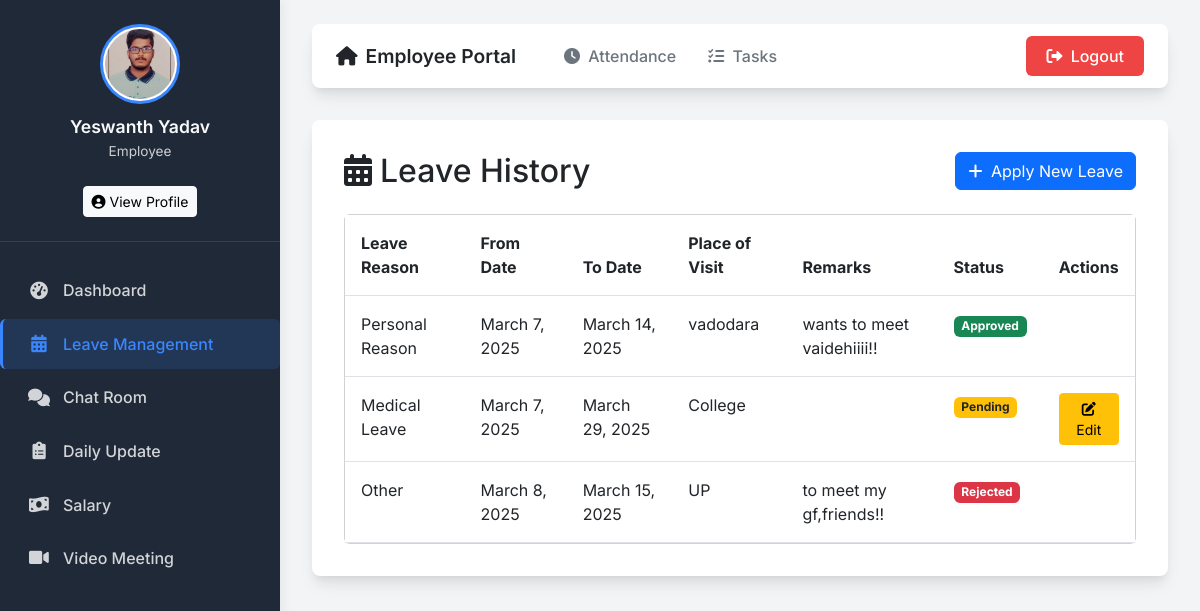
The app's page /leave_history/ (signed in) with its own data.
### emp_app/models.py (models this page shows, shortened)
class Employee(AbstractBaseUser, PermissionsMixin):
    GENDER_CHOICES = [
        ('Male', 'Male'),
        ('Female', 'Female'),
        ('Other', 'Other'),
    ]
    MARITAL_STATUS_CHOICES = [
        ('Single', 'Single'),
        ('Married', 'Married'),
        ('Divorced', 'Divorced'),
        ('Widowed', 'Widowed'),
    ]
    first_name = models.CharField(max_length=100, null=False)
    last_name = models.CharField(max_length=100)
    dept = models.ForeignKey(Department, on_delete=models.CASCADE)
    salary = models.IntegerField(default=0)
    bonus = models.IntegerField(default=0)
    role = models.ForeignKey(Role, on_delete=models.CASCADE)
    phone = models.IntegerField(default=0)
    hire_date = models.DateField(default=datetime.date.today)
    status = models.CharField(max_length=10, choices=[('Manager', 'Manager'), ('Employee', 'Employee')], default='Employee')
    email_address = models.EmailField(unique=True, default="temp@example.com")
    password = models.CharField(max_length=100, default="defaultpassword123")
    is_staff = models.BooleanField(default=False)
    is_active = models.BooleanField(default=True)
    date_of_birth = models.DateField(default=datetime.date(2004, 1, 1))
    gender = models.CharField(max_length=10, choices=GENDER_CHOICES, default='Male')
    marital_status = models.CharField(max_length=10, choices=MARITAL_STATUS_CHOICES, default='Single')
    profile_photo = models.ImageField(upload_to='profile_photos/', default='profile_photos/default.png')
    USERNAME_FIELD = 'email_address'
    REQUIRED_FIELDS = ['first_name', 'last_name']
    objects = EmployeeManager()

class Leave(models.Model):
    LEAVE_REASONS = [
        ('Holiday', 'Holiday'),
        ('Medical Leave', 'Medical Leave'),
        ('Other', 'Other'),
        ('Personal Reason', 'Personal Reason'),
    ]
    STATUS_CHOICES = [
        ('Pending', 'Pending'),
        ('Approved', 'Approved'),
        ('Rejected', 'Rejected'),
    ]
    employee = models.ForeignKey(Employee, on_delete=models.CASCADE)
    leave_reason = models.CharField(max_length=50, choices=LEAVE_REASONS)
    from_date = models.DateField()
    to_date = models.DateField()
    place_of_visit = models.CharField(max_length=100)
    remarks = models.TextField(blank=True, null=True)
    status = models.CharField(max_length=20, choices=STATUS_CHOICES, default='Pending')
    comments = models.TextField(blank=True, null=True)
    created_at = models.DateTimeField(auto_now_add=True)
    updated_at = models.DateTimeField(auto_now=True)

### emp_app/views.py (the view)
# urls.py: path('leave_history/', views.leave_history, name='leave_history'),
@login_required(login_url='login')
def leave_history(request):
    leaves = Leave.objects.filter(employee=request.user)
    return render(request, 'leave_history.html', {'leaves': leaves})

### emp_app/templates/leave_history.html (shortened to what this page needs)
{% extends 'employee_base.html' %}
{% block content %}
<div class="container-fluid p-0">
  <div class="d-flex justify-content-between align-items-center mb-4">
    <h2 class="mb-0"><i class="fas fa-calendar-alt me-2"></i>Leave History</h2>
    <a class="btn btn-primary" href="{% url 'apply_leave' %}">
      <i class="fas fa-plus me-1"></i> Apply New Leave
    </a>
  </div>
  <div class="card">
    <div class="card-body p-0">
      {% if leaves %}
      <div class="table-responsive">
        <table class="table table-hover mb-0">
          <thead class="bg-primary text-white">
            <tr>
              <th class="px-3 py-3">Leave Reason</th>
              <th class="px-3 py-3">From Date</th>
              <th class="px-3 py-3">To Date</th>
              <th class="px-3 py-3">Place of Visit</th>
              <th class="px-3 py-3">Remarks</th>
              <th class="px-3 py-3">Status</th>
              <th class="px-3 py-3">Actions</th>
            </tr>
          </thead>
          <tbody>
            {% for leave in leaves %}
            <tr>
              <td class="px-3 py-3">{{ leave.leave_reason }}</td>
              <td class="px-3 py-3">{{ leave.from_date }}</td>
              <td class="px-3 py-3">{{ leave.to_date }}</td>
              <td class="px-3 py-3">{{ leave.place_of_visit }}</td>
              <td class="px-3 py-3">{{ leave.remarks }}</td>
              <td class="px-3 py-3">
                {% if leave.status == 'Pending' %}
                  <span class="badge bg-warning text-dark">Pending</span>
                {% elif leave.status == 'Approved' %}
                  <span class="badge bg-success">Approved</span>
                {% elif leave.status == 'Rejected' %}
                  <span class="badge bg-danger">Rejected</span>
                {% else %}
                  {{ leave.status }}
                {% endif %}
              </td>
              <td class="px-3 py-3">
                {% if leave.status == 'Pending' %}
                <a href="{% url 'edit_leave' leave.id %}" class="btn btn-sm btn-warning">
                  <i class="fas fa-edit"></i> Edit
                </a>
                {% endif %}
              </td>
            </tr>
            {% endfor %}
          </tbody>
        </table>
      </div>
      {% endif %}
    </div>
  </div>
</div>
{% endblock %}

### emp_app/templates/employee_base.html (shortened to what this page needs)
<!DOCTYPE html>
<html lang="en">
<head>
  <link href="https://cdn.jsdelivr.net/npm/bootstrap@5.3.0-alpha1/dist/css/bootstrap.min.css" rel="stylesheet">
  <link rel="stylesheet" href="https://cdnjs.cloudflare.com/ajax/libs/font-awesome/6.0.0/css/all.min.css">
</head>
<body>
  <div class="sidebar">
    <div class="sidebar-header text-center">
      {% if request.user.profile_photo %}
        <img src="{{ request.user.profile_photo.url }}" alt="Profile" class="rounded-circle profile-img">
      {% else %}
        <div class="profile-img rounded-circle bg-primary d-flex align-items-center justify-content-center">
          <i class="fas fa-user fa-2x text-white"></i>
        </div>
      {% endif %}
      <h5 class="user-name">{{ request.user.first_name }} {{ request.user.last_name }}</h5>
      <p class="user-role">Employee</p>
      <a href="{% url 'profile_view' %}" class="btn btn-sm btn-light mt-2">
        <i class="fas fa-user-circle"></i> View Profile
    </a>
    </div>
    <ul class="nav flex-column">
      <li><a href="{% url 'employee_dashboard' %}" class="nav-link {% if request.path == 'employee_dashboard' %}active{% endif %}">
        <i class="fas fa-tachometer-alt"></i> Dashboard
      </a></li>
      <li><a href="{% url 'leave_history' %}" class="nav-link {% if 'leave' in request.path %}active{% endif %}">
        <i class="fas fa-calendar-alt"></i> Leave Management
      </a></li>
      <li><a href="{% url 'chat_room' room_name='general' %}" class="nav-link {% if 'chat' in request.path %}active{% endif %}">
        <i class="fas fa-comments"></i> Chat Room
      </a></li>
      <li><a href="{% url 'submit_daily_update' %}" class="nav-link {% if 'daily_update' in request.path %}active{% endif %}">
        <i class="fas fa-clipboard-list"></i> Daily Update
      </a></li>
      <li><a href="{% url 'employee_salary' %}" class="nav-link {% if 'salary' in request.path %}active{% endif %}">
        <i class="fas fa-money-bill-wave"></i> Salary
      </a></li>
      <li><a href="{% url 'create_meet' %}" class="nav-link {% if 'meet' in request.path %}active{% endif %}">
        <i class="fas fa-video"></i> Video Meeting
      </a></li>
    </ul>
  </div>
  <div class="main-content">
    <nav class="top-navbar">
      <div class="navbar-left">
        <a class="navbar-brand" href="{% url 'employee_dashboard' %}">
          <i class="fas fa-home me-2"></i>Employee Portal
        </a>
        <div class="navbar-links">
          <a class="nav-link" href="{% url 'employee_attendance' %}">
            <i class="fas fa-clock me-1"></i> Attendance
          </a>
          <a class="nav-link" href="{% url 'employee_tasks' %}">
            <i class="fas fa-tasks me-1"></i> Tasks
          </a>
        </div>
      </div>
      <a class="btn btn-logout" href="{% url 'logout' %}">
        <i class="fas fa-sign-out-alt me-1"></i> Logout
      </a>
    </nav>
    <div class="content-section">
      {% block content %}{% endblock %}
    </div>
  </div>
</body>
</html>

### emp_app/templates/employee_base.html (style rules this page uses)
:root { --primary-color: #3a86ff; --primary-light: #e0ebff; --secondary-color: #6c757d; --sidebar-bg: #1f2937; --sidebar-active: #3a86ff; --sidebar-hover: #374151; --text-light: #f8f9fa; --text-dark: #212529; --card-shadow: 0 10px 15px -3px rgba(0, 0, 0, 0.1), 0 4px 6px -2px rgba(0, 0, 0, 0.05); --transition: all 0.3s ease; }
body { font-family: 'Inter', sans-serif; background-color: #f3f4f6; display: flex; min-height: 100vh; margin: 0; color: var(--text-dark); }
.sidebar { width: 280px; background-color: var(--sidebar-bg); color: var(--text-light); padding: 1.5rem 0; height: 100vh; position: fixed; left: 0; top: 0; box-shadow: 4px 0 10px rgba(0, 0, 0, 0.05); transition: var(--transition); z-index: 1000; }
.sidebar-header { padding: 0 1.5rem 1.5rem; border-bottom: 1px solid rgba(255, 255, 255, 0.1); }
.sidebar .profile-img { width: 80px; height: 80px; object-fit: cover; border: 3px solid var(--primary-color); padding: 2px; background-color: white; }
.sidebar .user-name { font-size: 1.1rem; font-weight: 600; margin-top: 0.75rem; margin-bottom: 0.25rem; }
.sidebar .user-role { font-size: 0.85rem; opacity: 0.8; }
.sidebar .nav { margin-top: 1.5rem; }
.sidebar .nav-link { color: rgba(255, 255, 255, 0.8); padding: 0.8rem 1.5rem; display: flex; align-items: center; transition: var(--transition); border-left: 3px solid transparent; margin-bottom: 0.25rem; }
.sidebar .nav-link i { margin-right: 0.75rem; font-size: 1.1rem; width: 24px; text-align: center; }
.sidebar .nav-link.active { background-color: rgba(58, 134, 255, 0.15); color: var(--primary-color); border-left: 3px solid var(--primary-color); }
.main-content { flex: 1; padding: 1.5rem 2rem; margin-left: 280px; }
.top-navbar { background-color: white; border-radius: 8px; box-shadow: var(--card-shadow); padding: 0.75rem 1.5rem; display: flex; justify-content: space-between; align-items: center; margin-bottom: 2rem; }
.navbar-left { display: flex; align-items: center; }
.navbar-brand { font-weight: 600; font-size: 1.2rem; color: var(--text-dark); text-decoration: none; }
.navbar-links { display: flex; align-items: center; margin-left: 2rem; }
.nav-link { color: var(--secondary-color); text-decoration: none; padding: 0.5rem 1rem; border-radius: 6px; transition: var(--transition); font-weight: 500; }
.btn-logout { background-color: #ef4444; border: none; color: white; padding: 0.5rem 1.25rem; border-radius: 6px; font-weight: 500; transition: var(--transition); }
.content-section { background-color: white; border-radius: 8px; box-shadow: var(--card-shadow); padding: 2rem; }

### records on screen
Employee: user.profile_photo (picture), user.first_name "Yeswanth", user.last_name "Yadav"
Leave: leave_reason "Personal Reason", from_date "March 7, 2025", to_date "March 14, 2025", place_of_visit "vadodara", remarks "wants to meet vaidehiiii!!", status "Approved"
Leave: leave_reason "Medical Leave", from_date "March 7, 2025", to_date "March 29, 2025", place_of_visit "College", status "Pending"
Leave: leave_reason "Other", from_date "March 8, 2025", to_date "March 15, 2025", place_of_visit "UP", remarks "to meet my gf,friends!!", status "Rejected"
